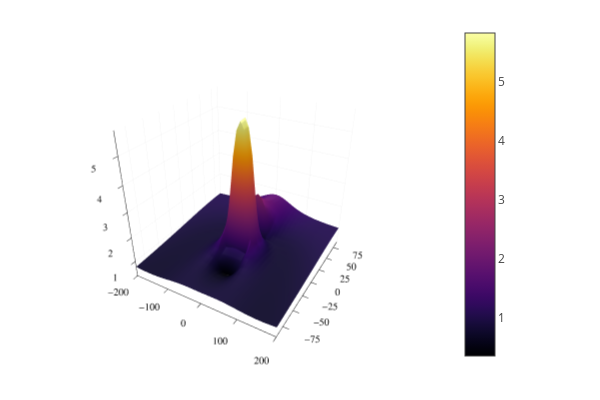

Notebook code cell kept with this figure:
### Code cell
plotly()
surface(xA,yA,imagenH)

### Figure 1 — Plotly figure (JSON) as saved in the notebook; plotly's stock layout.template omitted (floating-point values rounded to 4 significant figures; data arrays with more than 128 entries replaced by an {"elided": "..."} marker saying what was removed)
{"data": [{"cmax": 5.818, "cmin": 0.3536, "colorbar": {"len": 0.9525, "title": {"text": ""}, "x": 0.7578, "y": 0.5139}, "colorscale": {"elided": "256x2 mixed values"}, "name": "y1", "opacity": null, "scene": "scene", "showlegend": false, "showscale": true, "type": "surface", "x": [-200, -190, -180, -170, -160, -150, -140, -130, -120, -110, -100, -90, -80, -70, -60, -50, -40, -30, -20, -10, 0, 10, 20, 30, 40, 50, 60, 70, 80, 90, 100, 110, 120, 130, 140, 150, 160, 170, 180, 190, 200], "xaxis": "x", "y": [-90, -79.5, -69, -58.5, -48, -37.5, -27, -16.5, -6, 4.5, 15, 25.5, 36, 46.5, 57, 67.5, 78, 88.5], "yaxis": "y", "z": {"elided": "18x41 float values"}, "zaxis": "z", "zmax": 5.818, "zmin": 0.3536}], "layout": {"annotations": [], "height": 400, "legend": {"bgcolor": "rgba(255, 255, 255, 1.000)", "bordercolor": "rgba(0, 0, 0, 1)", "borderwidth": 1, "font": {"color": "rgba(0, 0, 0, 1)", "family": "sans-serif", "size": 11}, "title": {"font": {"color": "rgba(0, 0, 0, 1)", "family": "sans-serif", "size": 15}, "text": ""}, "tracegroupgap": 0, "traceorder": "normal", "x": 1, "xanchor": "auto", "y": 1, "yanchor": "auto"}, "margin": {"b": 20, "l": 0, "r": 0, "t": 20}, "paper_bgcolor": "rgba(255, 255, 255, 1.000)", "plot_bgcolor": "rgba(255, 255, 255, 1.000)", "scene": {"aspectmode": "auto", "aspectratio": {"x": 1, "y": 1, "z": 1}, "camera": {"eye": {"x": 1.126, "y": -1.95, "z": 1.3}, "projection": "orthographic"}, "domain": {"x": [0.05101, 0.7578], "y": [0.03762, 0.9902]}, "xaxis": {"gridcolor": "rgba(0, 0, 0, 0.1)", "gridwidth": 0.5, "linecolor": "rgba(0, 0, 0, 1)", "mirror": false, "range": [-200, 200], "showgrid": true, "showline": true, "showticklabels": true, "tickangle": 0, "tickcolor": "rgb(0, 0, 0)", "tickfont": {"color": "rgba(0, 0, 0, 1)", "family": "sans-serif", "size": 11}, "tickmode": "array", "ticks": "inside", "ticktext": ["−200", "−100", "0", "100", "200"], "tickvals": [-200, -100, 0, 100, 200], "title": {"font": {"color": "rgba(0, 0, 0, 1)", "family": "sans-serif", "size": 15}, "text": ""}, "type": "linear", "visible": true, "zeroline": false, "zerolinecolor": "rgba(0, 0, 0, 1)"}, "yaxis": {"gridcolor": "rgba(0, 0, 0, 0.1)", "gridwidth": 0.5, "linecolor": "rgba(0, 0, 0, 1)", "mirror": false, "range": [-90, 88.5], "showgrid": true, "showline": true, "showticklabels": true, "tickangle": 0, "tickcolor": "rgb(0, 0, 0)", "tickfont": {"color": "rgba(0, 0, 0, 1)", "family": "sans-serif", "size": 11}, "tickmode": "array", "ticks": "inside", "ticktext": ["−75", "−50", "−25", "0", "25", "50", "75"], "tickvals": [-75, -50, -25, 0, 25, 50, 75], "title": {"font": {"color": "rgba(0, 0, 0, 1)", "family": "sans-serif", "size": 15}, "text": ""}, "type": "linear", "visible": true, "zeroline": false, "zerolinecolor": "rgba(0, 0, 0, 1)"}, "zaxis": {"gridcolor": "rgba(0, 0, 0, 0.1)", "gridwidth": 0.5, "linecolor": "rgba(0, 0, 0, 1)", "mirror": false, "range": [0.3536, 5.818], "showgrid": true, "showline": true, "showticklabels": true, "tickangle": 0, "tickcolor": "rgb(0, 0, 0)", "tickfont": {"color": "rgba(0, 0, 0, 1)", "family": "sans-serif", "size": 11}, "tickmode": "array", "ticks": "inside", "ticktext": ["1", "2", "3", "4", "5"], "tickvals": [1, 2, 3, 4, 5], "title": {"font": {"color": "rgba(0, 0, 0, 1)", "family": "sans-serif", "size": 15}, "text": ""}, "type": "linear", "visible": true, "zeroline": false, "zerolinecolor": "rgba(0, 0, 0, 1)"}}, "showlegend": true, "width": 600}}
